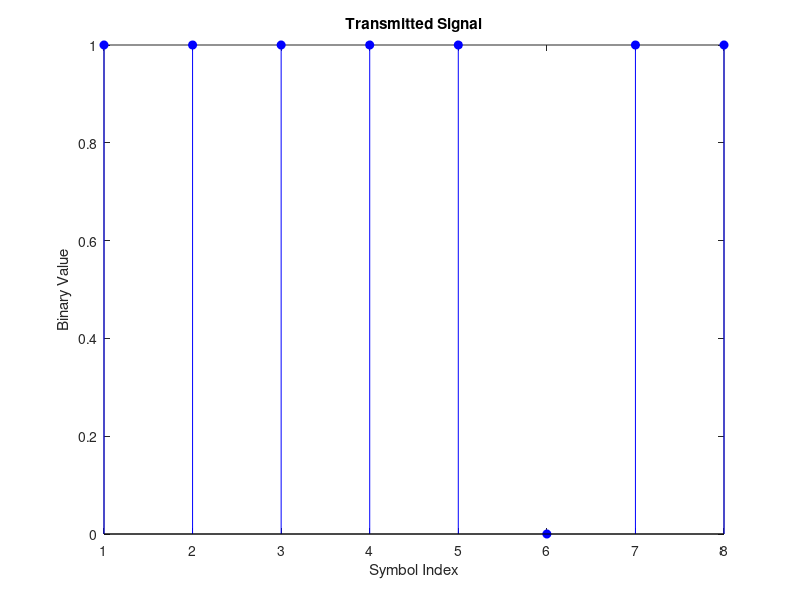
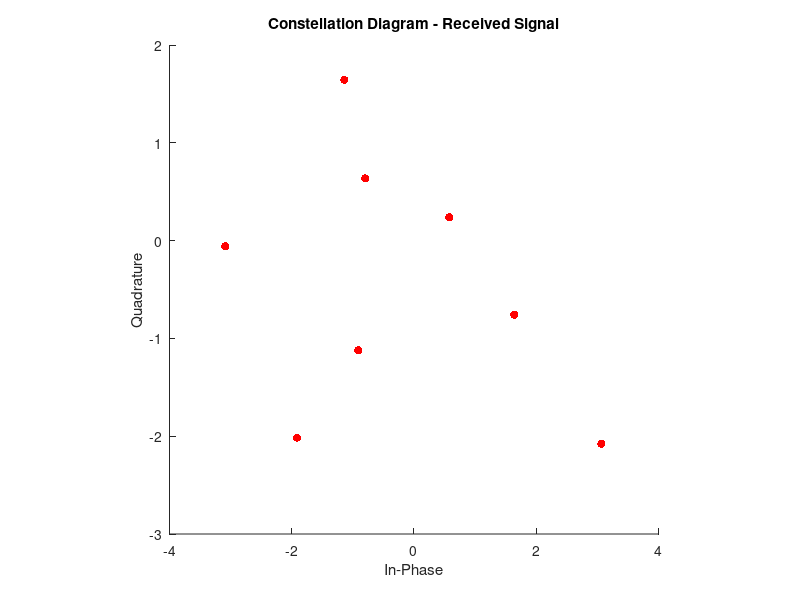
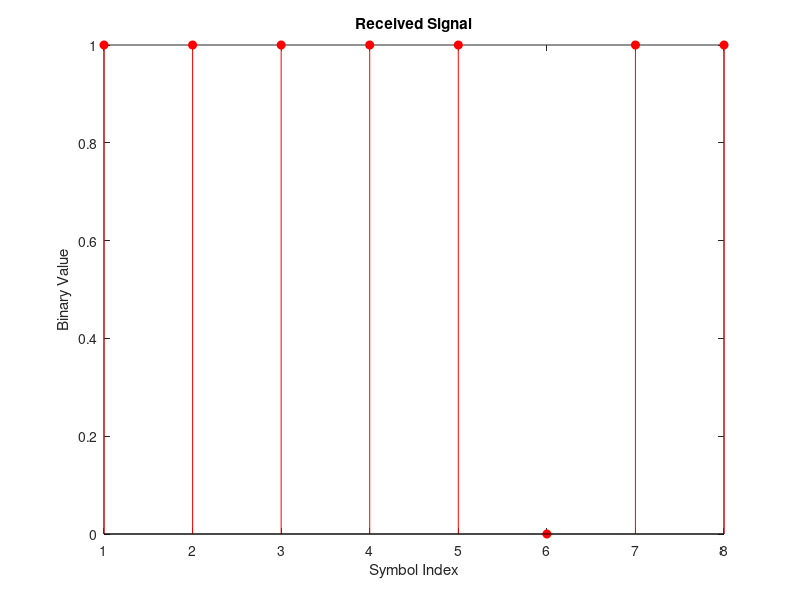
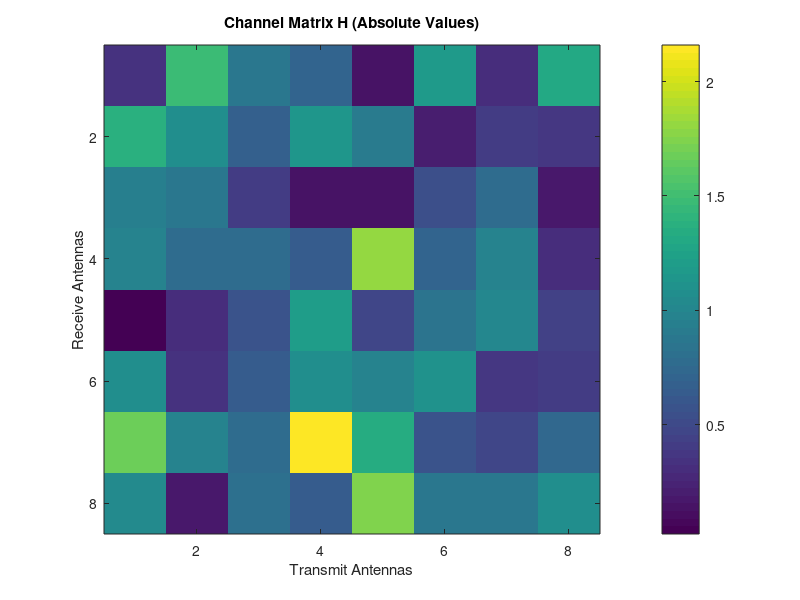

MATLAB code for these plots, in order:
% 8x8 MIMO System Simulation - Spatial Multiplexing

% Number of transmit and receive antennas
Nt = 8; % Number of transmit antennas
Nr = 8; % Number of receive antennas

% Generate random transmit signal
txSignal = randi([0, 1], Nt, 1);

% Channel Matrix (Rayleigh fading)
H = (randn(Nr, Nt) + 1i * randn(Nr, Nt)) / sqrt(2);

% Add noise to the received signal
% noise = zeros(Nr, 1);
noise = (randn(Nr, 1) + 1i * randn(Nr, 1)) * 0.01;
% Transmitted signal
s = 2*txSignal - 1; % BPSK modulation, Map the bits to -1 and 1

% Received signal without any processing (Spatial Multiplexing)
y = H * s + noise;

% Zero-Forcing (ZF) detection
% H^H * y = H^H * H * s + H^H * noise
% (H^H * H)^-1 * H^H * y = s + (H^H * H)^-1 * H^H * noise
sHat = (H'*H)\(H'*y); % This is the decoded signal

% Map the decoded signals back to bits
decodedSignal = real(sHat) > 0;

% Calculate Bit Error Rate (BER)
errors = sum(txSignal ~= decodedSignal);
ber = errors / Nt;

% Display the results
disp("Transmitted Signal:");
disp(txSignal');
disp("Decoded Signal:");
disp(decodedSignal');
disp("Bit Error Rate (BER):");
disp(ber);


% Calculate Signal-to-Noise Ratio (SNR)
snr = 10 * log10(sum(abs(txSignal).^2) / sum(abs(noise).^2));

disp("Signal-to-Noise Ratio (SNR) in dB:");
disp(snr);


% Plot Transmitted Signal
figure;
stem(txSignal, 'b', 'filled');
title('Transmitted Signal');
xlabel('Symbol Index');
ylabel('Binary Value');

rxSignalSM = H * txSignal + noise;
% Plot Constellation Diagram for Received Signal
figure;
scatter(real(rxSignalSM), imag(rxSignalSM), 'r', 'filled');
title('Constellation Diagram - Received Signal');
xlabel('In-Phase');
ylabel('Quadrature');
axis square;

% Plot Received Signal
figure;
stem(decodedSignal, 'r', 'filled');
title('Received Signal');
xlabel('Symbol Index');
ylabel('Binary Value');

% Plot Channel Matrix (Absolute Values)
figure;
imagesc(abs(H));
colorbar;
title('Channel Matrix H (Absolute Values)');
xlabel('Transmit Antennas');
ylabel('Receive Antennas');


% BER vs SNR
SNR_range = 0:0.001:15; % SNR values from 0 to 30 dB in steps of 2 dB
BER = zeros(1, length(SNR_range)); % Preallocate BER array
signalPower = var(s); % calculate signal power

for i = 1:length(SNR_range)
    % Compute the noise variance from the SNR
    SNR_linear = 10^(SNR_range(i) / 10);
    noiseVar = signalPower / SNR_linear;
    noise = sqrt(noiseVar / 2) * (randn(Nr, 1) + 1i * randn(Nr, 1));
    
    % Received signal
    y = H * s + noise;
    
    % ZF detection
    sHat = (H'*H)\(H'*y);
    
    % Decode the signals
    decodedSignal = real(sHat) > 0;
    
    % Calculate BER
    errors = sum(txSignal ~= decodedSignal);
    BER(i) = errors / Nt;
end

% Plot BER vs SNR
figure;
semilogy(SNR_range, BER, 'b*');
grid on;
title('BER vs SNR for 8x8 MIMO System (ZF Detection)');
xlabel('SNR (dB)');
ylabel('Bit Error Rate (BER)');


% Calculate Spectral Efficiency
spectral_efficiency = min(Nt, Nr); % For BPSK and all streams used
disp("Spectral Efficiency (in bits/s/Hz):");
disp(spectral_efficiency);
